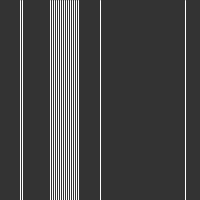
Frame 1 (no input)
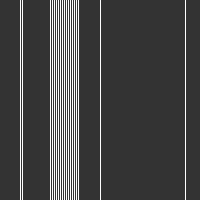
Frame 2 (the mouse pressed at the canvas centre, redrawn once)

The Processing sketch that drew these frames (run headless with seeded random() and noise(); the mouse was pressed at the canvas centre and the sketch redrawn once):

// Processing sketch: sketch_140305b
// ── sketch_140305b.pde
int a = 20;

void setup()
{
  size(200,200);
  background(51);
  stroke(255);
  noLoop();
}

void draw()
{
  line(a,0,a,height);
  for(int a=50;a<80;a +=2){
    line(a,0,a,height);
  }
  
  int a = 100;
  line(a,0,a,height);
  
  drawAnotherLLine();
  
  drawYetAnotherLine();
}

void drawAnotherLLine()
{
  int a = 185;
  line(a,0,a,height);
}

void drawYetAnotherLine()
{
  line(a+2,0,a+2,height);
}
